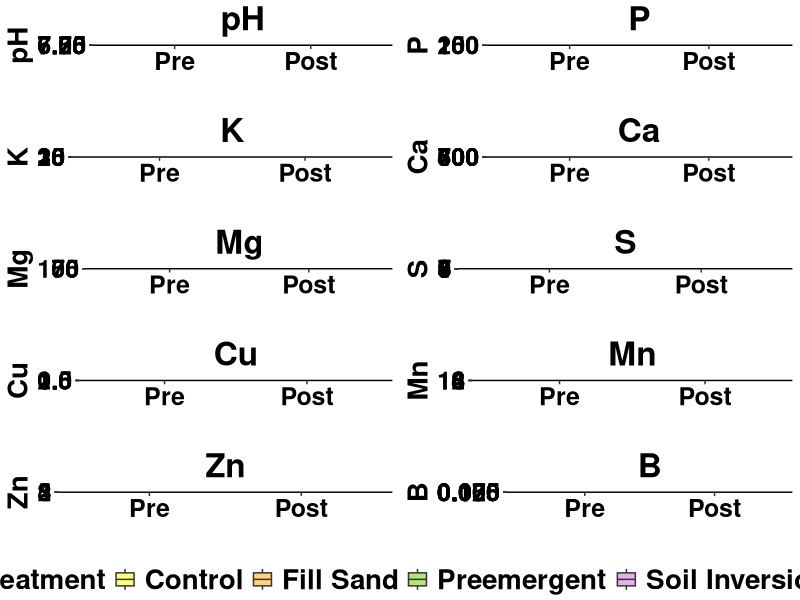

Source code (R):
################################################################################
################################################################################
#########################  FWF - Site Prep Study  ##############################
#########################      Soil Chemistry     ##############################
#########################  University of Florida  ##############################
#########################      Gage LaPierre      ##############################
#########################      2024 - 2025        ##############################
################################################################################
################################################################################

######################### Clears Environment & History #########################
rm(list = ls(all = TRUE))
cat("\014")

######################### Installs Packages #####################################
list.of.packages <- c(
  "tidyverse", "car", "ggpubr", "emmeans",
  "multcomp", "multcompView", "lme4", "lmerTest"
)

new.packages <- list.of.packages[
  !(list.of.packages %in% installed.packages()[, "Package"])
]

if (length(new.packages)) {
  install.packages(new.packages)
}

######################### Loads Packages ########################################
library(tidyverse)
library(car)
library(ggpubr)
library(emmeans)
library(multcomp)
library(multcompView)
library(lme4)
library(lmerTest)

######################### Read in Soil Data #####################################
Data <- read.csv(
  "Data/Site Prep Data - Soil.csv",
  stringsAsFactors = FALSE,
  check.names = TRUE
)

dir.create("Figures", showWarnings = FALSE, recursive = TRUE)
dir.create("Tables", showWarnings = FALSE, recursive = TRUE)

######################### Prepare Variables #####################################

# In this dataset, Sample identifies the experimental plot:
# 1-1 through 1-12 are in Block 1
# 2-1 through 2-12 are in Block 2

Data <- Data %>%
  mutate(
    Block = factor(sub("-.*", "", Sample)),
    Plot_ID = factor(Sample),
    Treatment = factor(
      Treatment,
      levels = c(
        "Control",
        "Fill Sand",
        "Preemergent",
        "Soil Inversion"
      )
    ),
    Time = factor(
      Time,
      levels = c("Pre", "Post")
    )
  )

# Confirm the design structure
print(table(Data$Block, Data$Treatment, Data$Time))
print(table(Data$Plot_ID, Data$Time))

if (nlevels(Data$Block) != 2) {
  stop("The dataset should contain exactly two blocks.")
}

if (nlevels(Data$Plot_ID) != 24) {
  stop("The dataset should contain exactly 24 unique plots.")
}

if (any(table(Data$Plot_ID, Data$Time) != 1)) {
  stop("Each plot should have one Pre and one Post observation.")
}

######################### Soil Properties #######################################
soil_properties <- c(
  "pH", "P", "K", "Ca", "Mg",
  "S", "Cu", "Mn", "Zn", "B"
)

missing_properties <- setdiff(
  soil_properties,
  names(Data)
)

if (length(missing_properties) > 0) {
  stop(
    "Missing soil-property columns: ",
    paste(missing_properties, collapse = ", ")
  )
}

######################### Treatment Colors ######################################
treat_colors <- c(
  "Control" = "yellow",
  "Fill Sand" = "orange",
  "Preemergent" = "#66CC00",
  "Soil Inversion" = "#CC66CC"
)

######################### Analysis and Plot Function ############################
plot_soil_prop <- function(df, prop) {
  
  cat("\n==================================================\n")
  cat("Soil property:", prop, "\n")
  cat("==================================================\n")
  
  # Block is a fixed design effect.
  # Plot_ID is a random intercept accounting for repeated Pre/Post
  # measurements from the same experimental plot.
  formula <- as.formula(
    paste0(
      prop,
      " ~ Block + Treatment * Time + (1 | Plot_ID)"
    )
  )
  
  model <- lmer(
    formula,
    data = df,
    REML = TRUE
  )
  
  # Type III tests with Satterthwaite denominator degrees of freedom.
  # Type III is appropriate here because the model contains an interaction.
  aov_res <- anova(
    model,
    type = 3,
    ddf = "Satterthwaite"
  )
  
  print(aov_res)
  
  ######################## Assumption Checks ####################################
  
  residuals_df <- data.frame(
    Fitted = fitted(model),
    Residual = residuals(model)
  )
  
  shapiro_res <- shapiro.test(
    residuals(model)
  )
  
  cat("\nShapiro-Wilk test of model residuals:\n")
  print(shapiro_res)
  
  ######################## Estimated Marginal Means #############################
  
  emm <- emmeans(
    model,
    ~ Treatment * Time
  )
  
  # Tukey-adjusted comparisons among all eight Treatment x Time combinations.
  pairwise_res <- pairs(
    emm,
    adjust = "tukey"
  )
  
  cld_res <- multcomp::cld(
    emm,
    adjust = "tukey",
    Letters = letters,
    alpha = 0.05
  ) %>%
    as.data.frame() %>%
    mutate(
      .group = trimws(.group)
    )
  
  print(emm)
  print(pairwise_res)
  
  ######################## Label Positions ######################################
  
  observed_range <- range(
    df[[prop]],
    na.rm = TRUE
  )
  
  label_offset <- diff(observed_range) * 0.08
  
  if (label_offset == 0) {
    label_offset <- max(abs(observed_range), 1) * 0.08
  }
  
  label_data <- df %>%
    group_by(
      Treatment,
      Time
    ) %>%
    summarise(
      y_pos = max(
        .data[[prop]],
        na.rm = TRUE
      ) + label_offset,
      .groups = "drop"
    ) %>%
    left_join(
      cld_res %>%
        dplyr::select(
          Treatment,
          Time,
          .group
        ),
      by = c(
        "Treatment",
        "Time"
      )
    )
  
  ######################## Plot #################################################
  
  p <- ggplot(
    df,
    aes(
      x = Time,
      y = .data[[prop]],
      fill = Treatment
    )
  ) +
    geom_boxplot(
      alpha = 0.5,
      outlier.shape = NA,
      position = position_dodge(width = 0.8)
    ) +
    geom_point(
      color = "black",
      size = 2,
      alpha = 0.75,
      position = position_jitterdodge(
        jitter.width = 0.12,
        dodge.width = 0.8,
      ), show.legend = FALSE
    ) +
    geom_text(
      data = label_data,
      aes(
        x = Time,
        y = y_pos,
        label = .group,
        group = Treatment
      ),
      position = position_dodge(width = 0.8),
      inherit.aes = FALSE,
      size = 5,
      fontface = "bold"
    ) +
    scale_fill_manual(
      values = treat_colors
    ) +
    scale_y_continuous(
      expand = expansion(
        mult = c(0.05, 0.18)
      )
    ) +
    labs(
      x = "",
      y = prop,
      title = prop
    ) +
    theme_classic() +
    theme(
      plot.title = element_text(
        hjust = 0.5,
        face = "bold",
        colour = "black"
      ),
      text = element_text(size = 20),
      axis.title.x = element_text(
        size = 20,
        face = "bold",
        colour = "black"
      ),
      axis.title.y = element_text(
        size = 20,
        face = "bold",
        colour = "black"
      ),
      axis.text.x = element_text(
        size = 18,
        face = "bold",
        color = "black"
      ),
      axis.text.y = element_text(
        size = 18,
        face = "bold",
        color = "black"
      ),
      legend.position = "bottom",
      legend.title = element_text(
        size = 20,
        face = "bold"
      ),
      legend.text = element_text(
        size = 20,
        face = "bold"
      )
    )
  
  ######################## Return Results #######################################
  
  return(
    list(
      Property = prop,
      Model = model,
      ANOVA = aov_res,
      Shapiro = shapiro_res,
      EMM = emm,
      Pairwise = pairwise_res,
      CLD = cld_res,
      Plot = p
    )
  )
}

######################### Run All Soil Analyses #################################
soil_results <- lapply(
  soil_properties,
  function(prop) {
    plot_soil_prop(
      Data,
      prop
    )
  }
)

names(soil_results) <- soil_properties

######################### Extract Plots #########################################
soil_plots <- lapply(
  soil_results,
  function(x) {
    x$Plot
  }
)

######################### Arrange Plot Panel ####################################
soil_panel <- ggpubr::ggarrange(
  plotlist = soil_plots,
  ncol = 2,
  nrow = 5,
  common.legend = TRUE,
  legend = "bottom"
)

print(soil_panel)

ggsave(
  "Figures/Soil_Properties_Panel_with_Letters.tiff",
  plot = soil_panel,
  width = 12,
  height = 20,
  units = "in",
  dpi = 300,
  compression = "lzw"
)

######################### Export ANOVA Results ##################################
anova_tables <- lapply(
  soil_results,
  function(x) {
    as.data.frame(x$ANOVA) %>%
      rownames_to_column("Effect") %>%
      mutate(
        Property = x$Property,
        .before = 1
      )
  }
)

anova_table_all <- bind_rows(
  anova_tables
)

write.csv(
  anova_table_all,
  "Tables/Soil_Properties_Repeated_Measures_ANOVA.csv",
  row.names = FALSE
)

######################### Export Estimated Marginal Means #######################
emm_tables <- lapply(
  soil_results,
  function(x) {
    as.data.frame(x$EMM) %>%
      mutate(
        Property = x$Property,
        .before = 1
      )
  }
)

emm_table_all <- bind_rows(
  emm_tables
)

write.csv(
  emm_table_all,
  "Tables/Soil_Properties_Estimated_Marginal_Means.csv",
  row.names = FALSE
)

######################### Export Tukey Comparisons ##############################
pairwise_tables <- lapply(
  soil_results,
  function(x) {
    as.data.frame(x$Pairwise) %>%
      mutate(
        Property = x$Property,
        .before = 1
      )
  }
)

pairwise_table_all <- bind_rows(
  pairwise_tables
)

write.csv(
  pairwise_table_all,
  "Tables/Soil_Properties_Tukey_Comparisons.csv",
  row.names = FALSE
)

######################### Export Compact Letter Groups ##########################
cld_tables <- lapply(
  soil_results,
  function(x) {
    x$CLD %>%
      mutate(
        Property = x$Property,
        .before = 1
      )
  }
)

cld_table_all <- bind_rows(
  cld_tables
)

write.csv(
  cld_table_all,
  "Tables/Soil_Properties_Compact_Letter_Groups.csv",
  row.names = FALSE
)

######################### Model Diagnostics Plots ###############################
pdf(
  "Figures/Soil_Properties_Model_Diagnostics.pdf",
  width = 8,
  height = 8
)

for (prop in soil_properties) {
  
  model <- soil_results[[prop]]$Model
  
  par(mfrow = c(1, 2))
  
  plot(
    fitted(model),
    residuals(model),
    xlab = "Fitted values",
    ylab = "Residuals",
    main = paste(prop, "- Residuals vs fitted")
  )
  
  abline(
    h = 0,
    lty = 2
  )
  
  qqnorm(
    residuals(model),
    main = paste(prop, "- Normal Q-Q")
  )
  
  qqline(
    residuals(model)
  )
}

dev.off()
